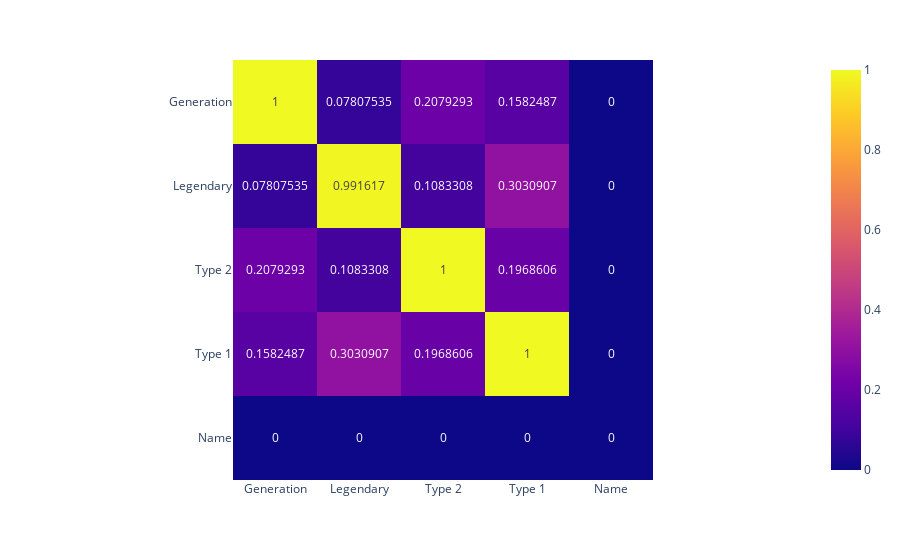

Here is the notebook cell this chart was saved with:
### Markdown cell above
## Heatmaps for qualitative correlations

### Code cell
# git clone https://github.com/ayanatherate/dfcorrs.git
# cd dfcorrs 
# pip install -r requirements.txt

from dfcorrs.cramersvcorr import Cramers
cram=Cramers()
# cram.corr(df_pokemon)
cram.corr(df_pokemon, plot_htmp=True)

### Figure 1 — Plotly figure (JSON) as saved in the notebook; plotly's stock layout.template omitted (floating-point values rounded to 4 significant figures)
{"data": [{"coloraxis": "coloraxis", "hovertemplate": "x: %{x}<br>y: %{y}<br>color: %{z}<extra></extra>", "name": "0", "texttemplate": "%{z}", "type": "heatmap", "x": ["Generation", "Legendary", "Type 2", "Type 1", "Name"], "xaxis": "x", "y": ["Generation", "Legendary", "Type 2", "Type 1", "Name"], "yaxis": "y", "z": [[1.0, 0.07808, 0.2079, 0.1582, 0.0], [0.07808, 0.9916, 0.1083, 0.3031, 0.0], [0.2079, 0.1083, 1.0, 0.1969, 0.0], [0.1582, 0.3031, 0.1969, 1.0, 0.0], [0.0, 0.0, 0.0, 0.0, 0.0]]}], "layout": {"coloraxis": {"colorscale": [[0, "#0d0887"], [0.1111, "#46039f"], [0.2222, "#7201a8"], [0.3333, "#9c179e"], [0.4444, "#bd3786"], [0.5556, "#d8576b"], [0.6667, "#ed7953"], [0.7778, "#fb9f3a"], [0.8889, "#fdca26"], [1, "#f0f921"]]}, "margin": {"t": 60}, "xaxis": {"anchor": "y", "constrain": "domain", "domain": [0, 1], "scaleanchor": "y"}, "yaxis": {"anchor": "x", "autorange": "reversed", "constrain": "domain", "domain": [0, 1]}}}
